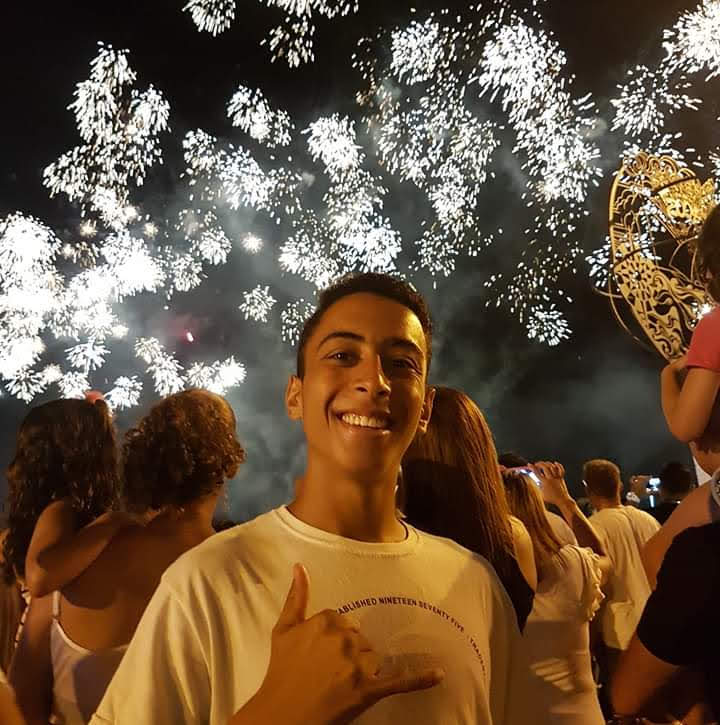
#> input picture Código Python/andre.png, 720 x 725 px
$ python test.py
#> lines starting #> are read from the running program, lines starting #| are printed output that depends on the picture
import cv2
img = cv2.imread("andre.png", cv2.IMREAD_COLOR)
#> img is the input picture: shape (725, 720, 3); mean B, G, R 61.6, 83.3, 105.9
gray = cv2.cvtColor(img, cv2.COLOR_BGR2GRAY)
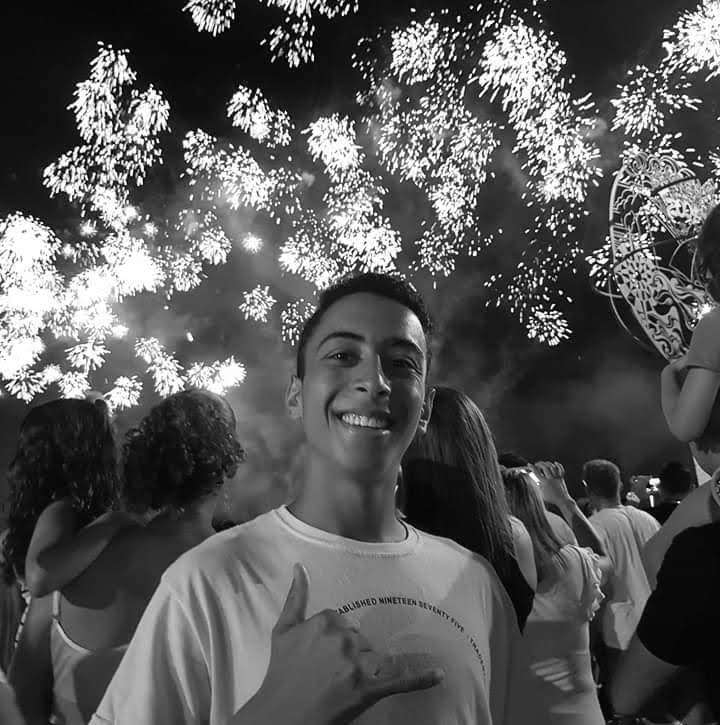
#> gray: shape (725, 720); min 0, max 255, mean 87.6
canny = cv2.Canny(gray, 80, 200)
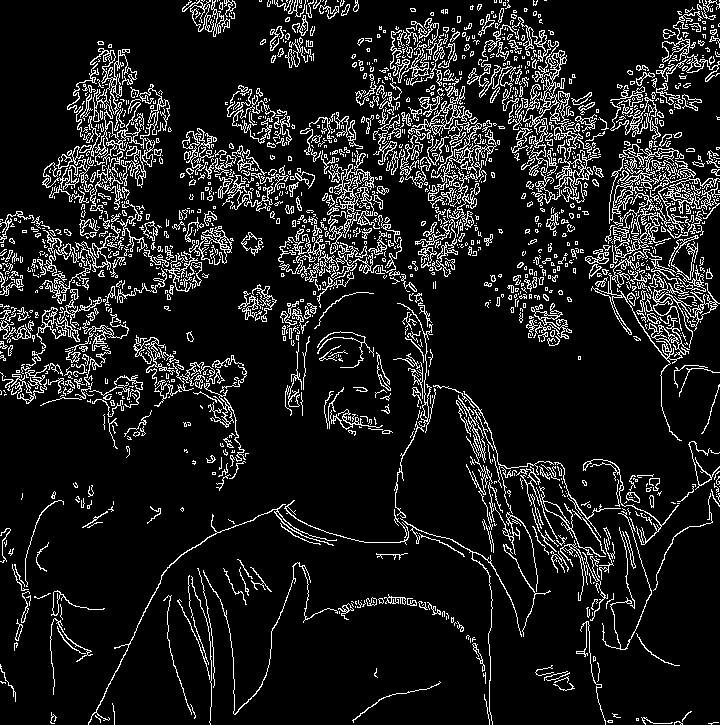
#> canny: shape (725, 720); 11.4% white in thin lines or dots
blur = cv2.blur(gray, (5, 5))
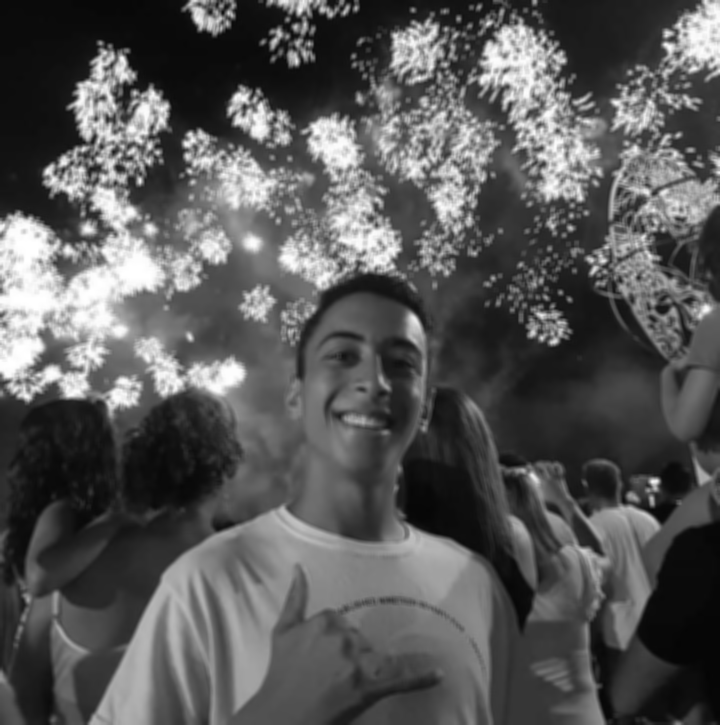
#> blur: shape (725, 720); min 5, max 255, mean 87.6
stylization = cv2.stylization(img)
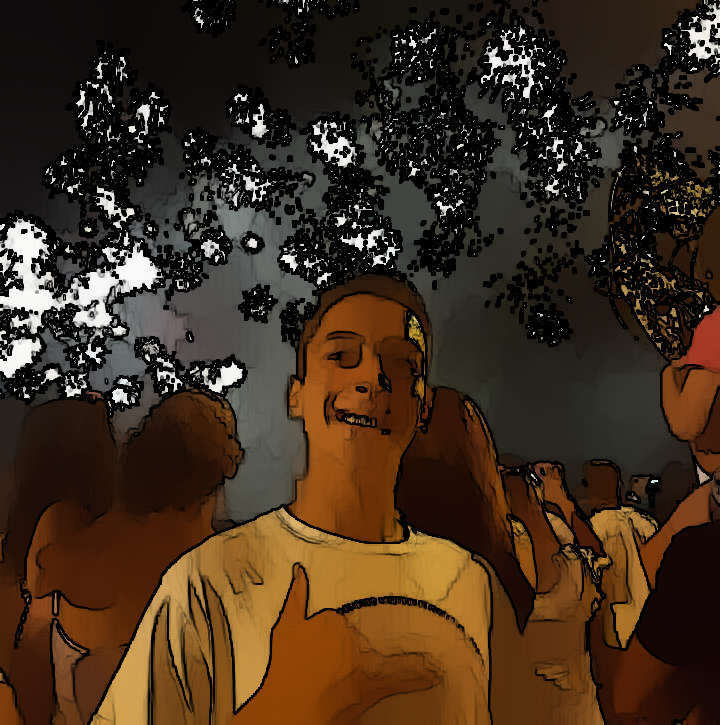
#> stylization: shape (725, 720, 3); mean B, G, R 29.7, 46.3, 64.7
enhance = cv2.detailEnhance(img)
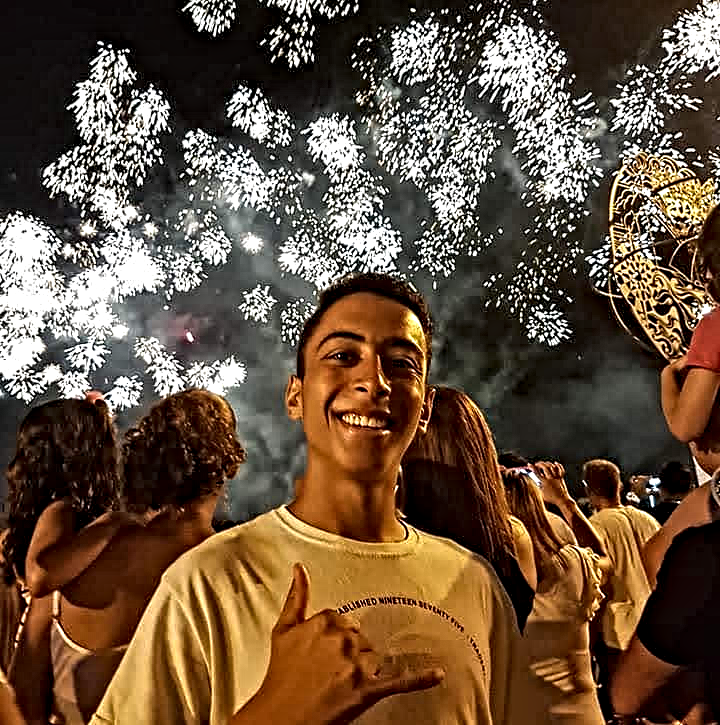
#> enhance: shape (725, 720, 3); mean B, G, R 62.2, 81.6, 103.6
filtered = cv2.edgePreservingFilter(img)
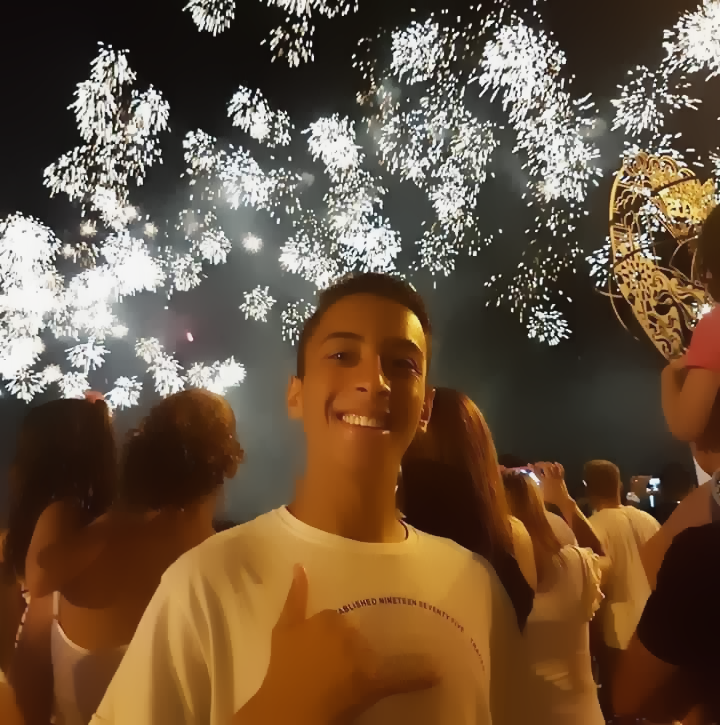
#> filtered: shape (725, 720, 3); mean B, G, R 62, 83.8, 106.7
cv2.imshow('andre', filtered)
cv2.waitKey(0)
cv2.destroyAllWindows()
cv2.imwrite("andre_enhace.png", enhance)
